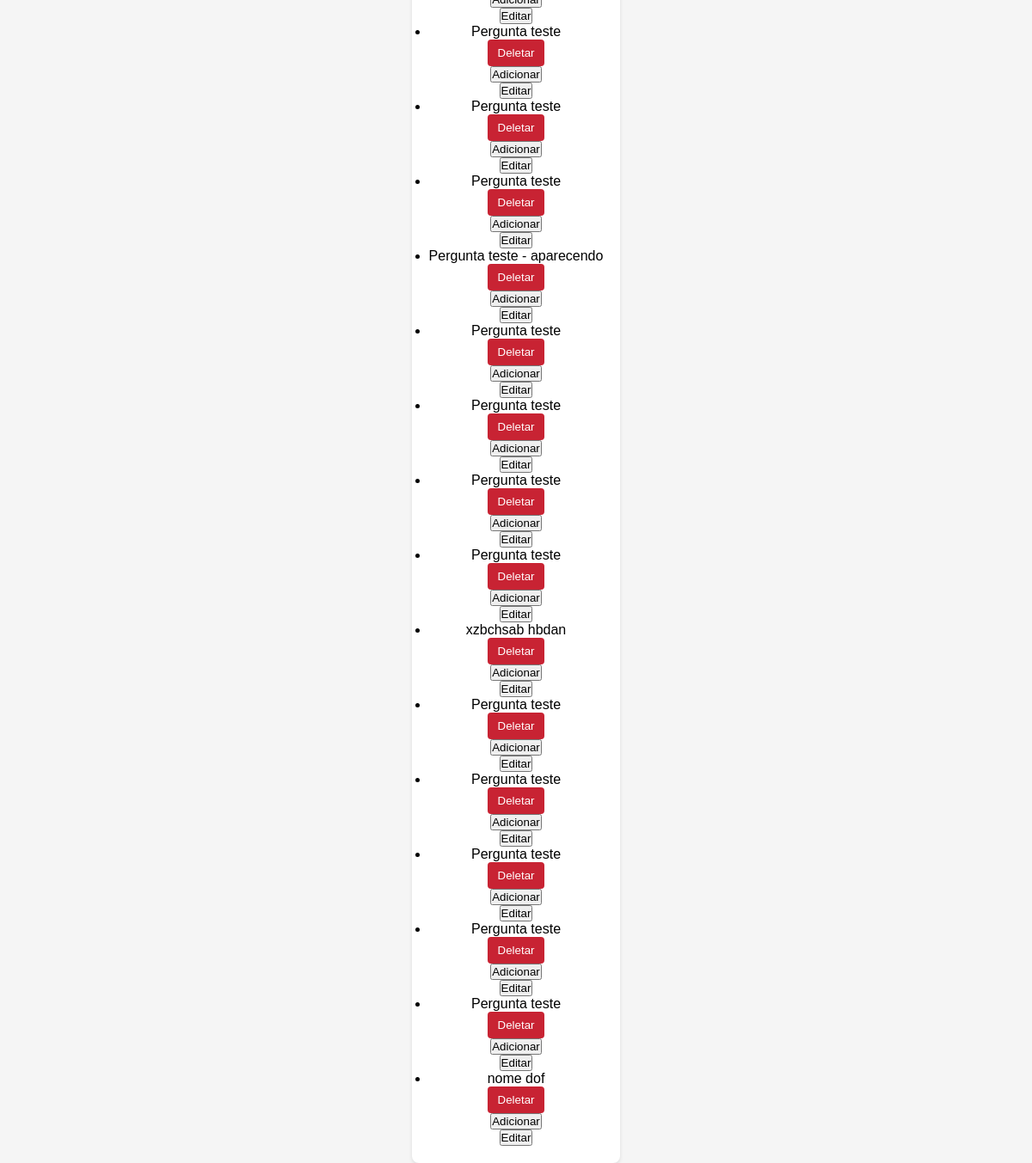
The page /listagem-perguntas/ on the database as committed earlier.
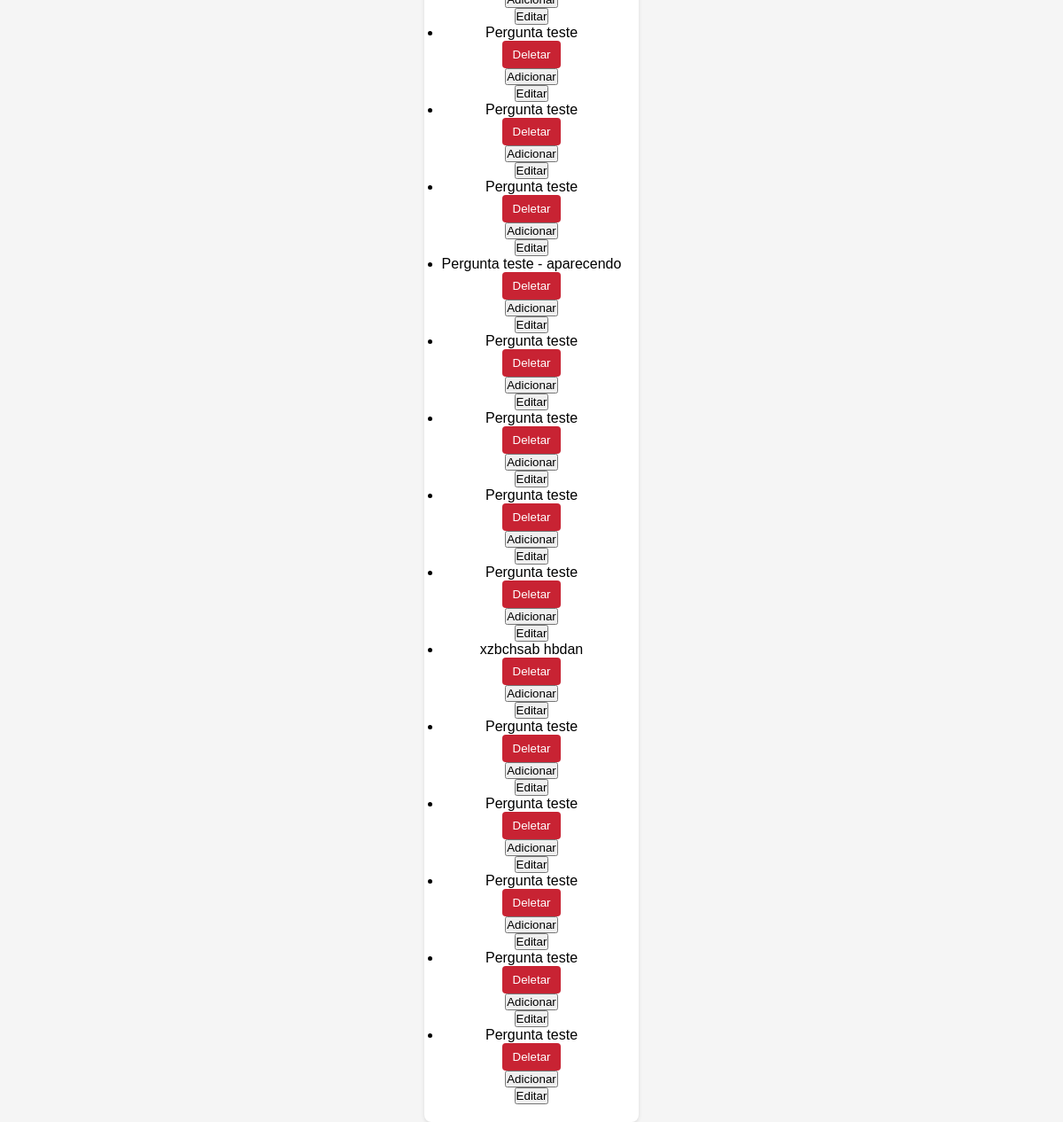
The same page on the database as committed later.
### formulario/models.py (models this page shows, shortened)
class Perguntas (models.Model):
    pergunta_de_texto = models.TextField(max_length=2000, blank=True, null=True)
    tipo = models.CharField(max_length=200)

### formulario/views.py (the view)
# urls.py: path('listagem-perguntas/', views.listagem_perguntas, name='listagem_perguntas'),
def listagem_perguntas(request):
    perguntas = Perguntas.objects.all()
    return render(request, 'perguntas/listar_perguntas.html', {'perguntas_de_texto': perguntas})

### formulario/templates/perguntas/listar_perguntas.html (shortened to what this page needs)
{% extends 'formulario/base.html' %}
{% block content %}
<div class="forms">
    <ul>
        {%for pergunta in perguntas_de_texto%}
        <li>{{pergunta.pergunta_de_texto}}</li>
        <form action="/deletar-pergunta/{{pergunta.id}}" method="POST">
            <button type="submit" class="deletar-formulario">Deletar</button>
        </form>
        <form action="/adicionar-pergunta/{{pergunta.id}}", method="POST">
            <button type="submit" class="adicionar-pergunta">Adicionar</button>
        </form>
        <form action="/editar-pergunta/{{ pergunta.id }}" method="GET">
            <button type="submit" class="editar-pergunta">Editar</button>
        </form>
        {% endfor %}
</div>
{% endblock %}

### formulario/templates/formulario/base.html (shortened to what this page needs)
{% load static %}
<!DOCTYPE html>
<html lang="pt-BR">
<head>
    <link rel="stylesheet" href="{% static 'css/style1.css' %}">
</head>
  <body>
    <main class="container">{% block content %}{% endblock %}</main>
  </body>
</html>

### formulario/static/css/style1.css (style rules this page uses)
.deletar-formulario { background-color: #dc3545; color: white; border: none; padding: 8px 12px; border-radius: 4px; cursor: pointer; }
.deletar-formulario { background-color: #c82333; }
* { margin: 0; padding: 0; box-sizing: border-box; }
body, html { height: 100%; font-family: Arial, sans-serif; background-color: #f5f5f5; display: flex; justify-content: center; align-items: center; text-align: center; }
body { font-family: Arial, sans-serif; background-color: #f5f5f5; }
main { padding: 20px; }
.container { max-width: 600px; margin: 0 auto; background-color: #fff; border-radius: 8px; padding: 20px; box-shadow: 0 2px 4px rgba(0, 0, 0, 0.1); }

Rows that differ between the two databases and show on the page:
removed Perguntas: pergunta_de_texto "nome dof"
